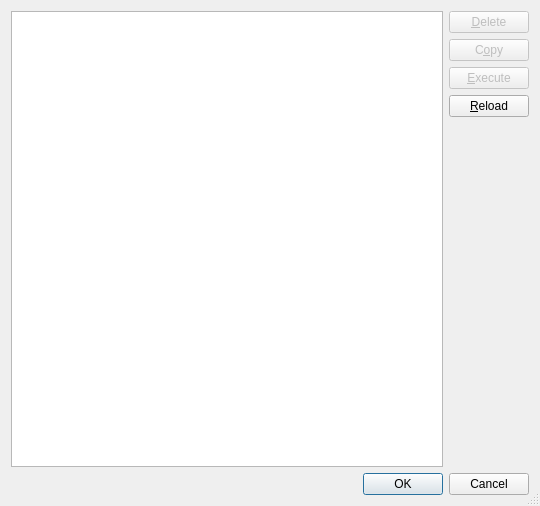
<ui version="4.0" >
 <class>ShellHistoryDialog</class>
 <widget class="QDialog" name="ShellHistoryDialog" >
  <property name="geometry" >
   <rect>
    <x>0</x>
    <y>0</y>
    <width>540</width>
    <height>506</height>
   </rect>
  </property>
  <property name="windowTitle" >
   <string>Shell History</string>
  </property>
  <property name="sizeGripEnabled" >
   <bool>true</bool>
  </property>
  <layout class="QGridLayout" name="gridLayout" >
   <item row="0" column="0" >
    <widget class="QListWidget" name="historyList" >
     <property name="font" >
      <font>
       <family>Monospace</family>
      </font>
     </property>
     <property name="editTriggers" >
      <set>QAbstractItemView::NoEditTriggers</set>
     </property>
     <property name="alternatingRowColors" >
      <bool>true</bool>
     </property>
     <property name="selectionMode" >
      <enum>QAbstractItemView::ExtendedSelection</enum>
     </property>
     <property name="wordWrap" >
      <bool>true</bool>
     </property>
    </widget>
   </item>
   <item row="0" column="1" >
    <layout class="QVBoxLayout" name="verticalLayout" >
     <item>
      <widget class="QPushButton" name="deleteButton" >
       <property name="enabled" >
        <bool>false</bool>
       </property>
       <property name="toolTip" >
        <string>Delete the selected entries</string>
       </property>
       <property name="text" >
        <string>&amp;Delete</string>
       </property>
      </widget>
     </item>
     <item>
      <widget class="QPushButton" name="copyButton" >
       <property name="enabled" >
        <bool>false</bool>
       </property>
       <property name="toolTip" >
        <string>Copy the selected entries to the current editor</string>
       </property>
       <property name="text" >
        <string>C&amp;opy</string>
       </property>
      </widget>
     </item>
     <item>
      <widget class="QPushButton" name="executeButton" >
       <property name="enabled" >
        <bool>false</bool>
       </property>
       <property name="toolTip" >
        <string>Execute the selected entries</string>
       </property>
       <property name="text" >
        <string>&amp;Execute</string>
       </property>
      </widget>
     </item>
     <item>
      <widget class="QPushButton" name="reloadButton" >
       <property name="toolTip" >
        <string>Reload the history</string>
       </property>
       <property name="text" >
        <string>&amp;Reload</string>
       </property>
      </widget>
     </item>
     <item>
      <spacer name="verticalSpacer" >
       <property name="orientation" >
        <enum>Qt::Vertical</enum>
       </property>
       <property name="sizeHint" stdset="0" >
        <size>
         <width>72</width>
         <height>208</height>
        </size>
       </property>
      </spacer>
     </item>
    </layout>
   </item>
   <item row="1" column="0" colspan="2" >
    <widget class="QDialogButtonBox" name="buttonBox" >
     <property name="standardButtons" >
      <set>QDialogButtonBox::Cancel|QDialogButtonBox::Ok</set>
     </property>
    </widget>
   </item>
  </layout>
 </widget>
 <tabstops>
  <tabstop>historyList</tabstop>
  <tabstop>deleteButton</tabstop>
  <tabstop>copyButton</tabstop>
  <tabstop>executeButton</tabstop>
  <tabstop>reloadButton</tabstop>
  <tabstop>buttonBox</tabstop>
 </tabstops>
 <resources/>
 <connections>
  <connection>
   <sender>buttonBox</sender>
   <signal>accepted()</signal>
   <receiver>ShellHistoryDialog</receiver>
   <slot>accept()</slot>
   <hints>
    <hint type="sourcelabel" >
     <x>333</x>
     <y>487</y>
    </hint>
    <hint type="destinationlabel" >
     <x>323</x>
     <y>505</y>
    </hint>
   </hints>
  </connection>
  <connection>
   <sender>buttonBox</sender>
   <signal>rejected()</signal>
   <receiver>ShellHistoryDialog</receiver>
   <slot>reject()</slot>
   <hints>
    <hint type="sourcelabel" >
     <x>167</x>
     <y>490</y>
    </hint>
    <hint type="destinationlabel" >
     <x>169</x>
     <y>504</y>
    </hint>
   </hints>
  </connection>
 </connections>
</ui>
